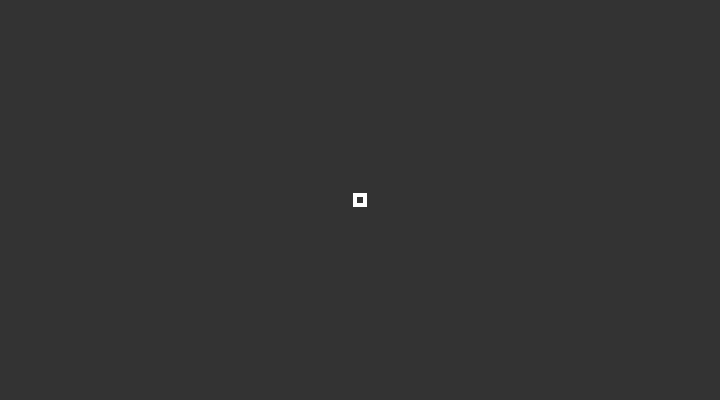
Frame 1 (no input)
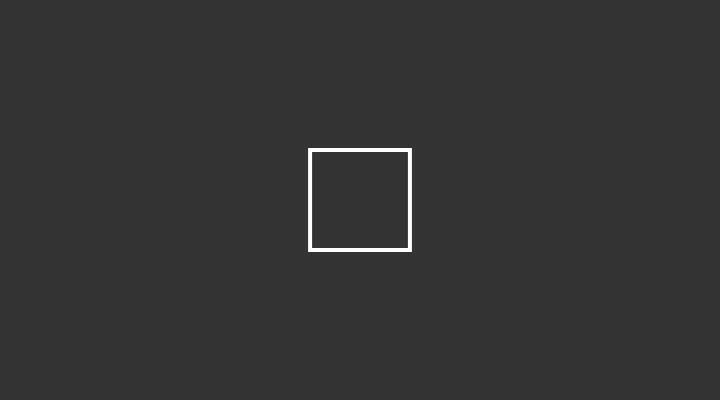
Frame 60 (no input)
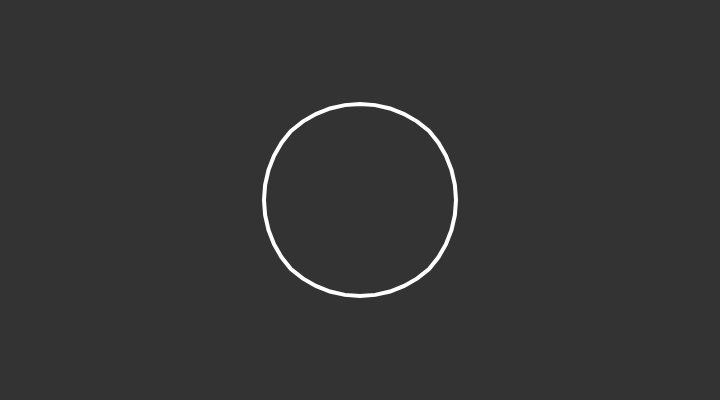
Frame 120 (the mouse pressed at the canvas centre since frame 60)

The p5.js sketch that drew these frames (run headless with seeded random() and noise() and a simulated clock; from frame 60 on, the mouse is pressed at the canvas centre):

// p5.js sketch
// ── sketch.js

// Two ArrayLists to store the vertices for two shapes
// This example assumes that each shape will have the same
// number of vertices, i.e. the size of each ArrayList will be the same
let circle = [];
let square = [];

// An ArrayList for a third set of vertices, the ones we will be drawing
// in the window
let morph = [];

// This boolean variable will control if we are morphing to a circle or square
let state = false;

function setup() {
  createCanvas(720, 400);

  // Create a circle using vectors pointing from center
  for (let angle = 0; angle < 360; angle += 9) {
    // Note we are not starting from 0 in order to match the
    // path of a circle.
    let v = p5.Vector.fromAngle(radians(angle - 135));
    v.mult(100);
    circle.push(v);
    // Let's fill out morph ArrayList with blank PVectors while we are at it
    morph.push(createVector());
  }

  // A square is a bunch of vertices along straight lines
  // Top of square
  for (let x = -50; x < 50; x += 10) {
    square.push(createVector(x, -50));
  }
  // Right side
  for (let y = -50; y < 50; y += 10) {
    square.push(createVector(50, y));
  }
  // Bottom
  for (let x = 50; x > -50; x -= 10) {
    square.push(createVector(x, 50));
  }
  // Left side
  for (let y = 50; y > -50; y -= 10) {
    square.push(createVector(-50, y));
  }
}

function draw() {
  background(51);

  // We will keep how far the vertices are from their target
  let totalDistance = 0;

  // Look at each vertex
  for (let i = 0; i < circle.length; i++) {
    let v1;
    // Are we lerping to the circle or square?
    if (state) {
      v1 = circle[i];
    } else {
      v1 = square[i];
    }
    // Get the vertex we will draw
    let v2 = morph[i];
    // Lerp to the target
    v2.lerp(v1, 0.1);
    // Check how far we are from target
    totalDistance += p5.Vector.dist(v1, v2);
  }

  // If all the vertices are close, switch shape
  if (totalDistance < 0.1) {
    state = !state;
  }

  // Draw relative to center
  translate(width / 2, height / 2);
  strokeWeight(4);
  // Draw a polygon that makes up all the vertices
  beginShape();
  noFill();
  stroke(255);

  morph.forEach(v => {
    vertex(v.x, v.y);
  });
  endShape(CLOSE);
}
